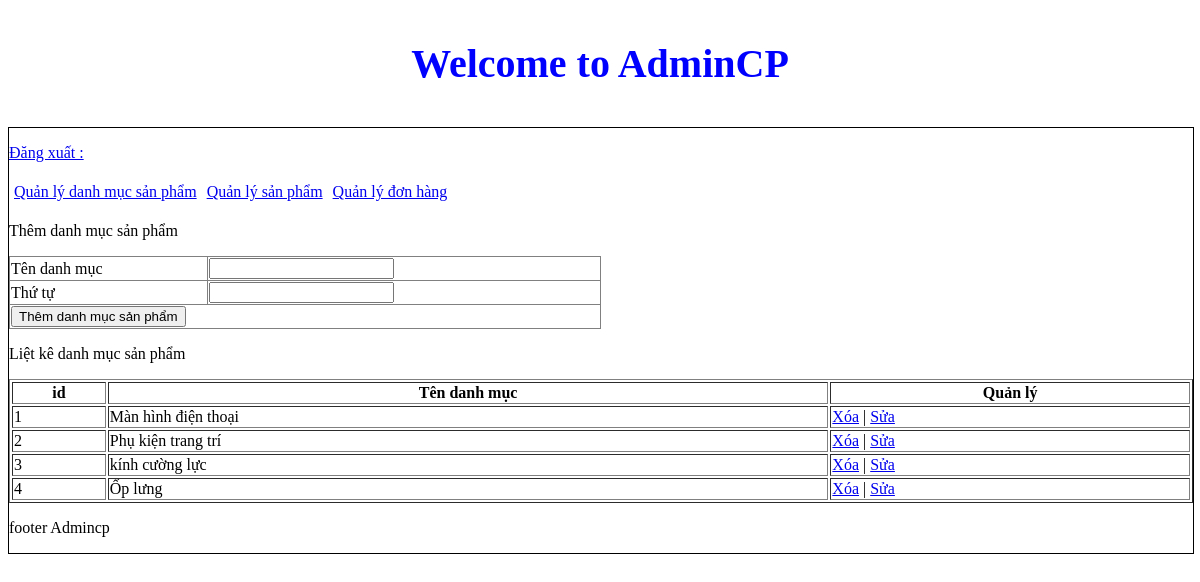
The app's page /admincp/index.php?action=quanlydanhmucsanpham&query=them with its own data.
### tables this page shows
CREATE TABLE `tbl_danhmuc` (
  `id_danhmuc` int(11) NOT NULL,
  `tendanhmuc` varchar(100) NOT NULL,
  `thutu` int(11) NOT NULL
);

### admincp/modules/quanlydanhmucsp/lietke.php (the view)
<?php
     $sql_lietke_danhmucsp = "SELECT * FROM tbl_danhmuc ORDER BY thutu DESC";
     $query_lietke_danhmucsp = mysqli_query($mysqli,$sql_lietke_danhmucsp);
?>
<p>Liệt kê danh mục sản phẩm</p>
<table style=  "width: 100%" border="1" style="border-collapse: collapse;">
  <tr>
    <th>id</th>
    <th>Tên danh mục</th>
    <th>Quản lý</th>
  </tr>
<?php
$i = 0;
while($row = mysqli_fetch_array($query_lietke_danhmucsp)){
    $i++;
?>
  <tr>
    <td><?php echo $i ?></td>
    <td><?php echo $row['tendanhmuc']  ?></td>
    <td>
      <a href="modules/quanlydanhmucsp/xuly.php?iddanhmuc=<?php echo $row['id_danhmuc'] ?>">Xóa</a> | <a href="?action=quanlydanhmucsanpham&query=sua&iddanhmuc=<?php echo $row['id_danhmuc'] ?>">Sửa</a>
    </td>
  </tr>
  <?php
}
  ?>
</table>

### records on screen
tbl_danhmuc: tendanhmuc "Màn hình điện thoại"
tbl_danhmuc: tendanhmuc "Phụ kiện trang trí"
tbl_danhmuc: tendanhmuc "kính cường lực"
tbl_danhmuc: tendanhmuc "Ốp lưng"
